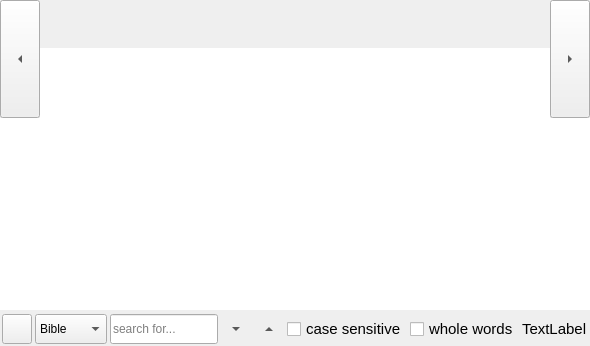
          <widget class="QFrame" name="bible_frame">
           <property name="sizePolicy">
            <sizepolicy hsizetype="Preferred" vsizetype="Preferred">
             <horstretch>0</horstretch>
             <verstretch>0</verstretch>
            </sizepolicy>
           </property>
           <property name="minimumSize">
            <size>
             <width>0</width>
             <height>0</height>
            </size>
           </property>
           <property name="maximumSize">
            <size>
             <width>16777215</width>
             <height>16777215</height>
            </size>
           </property>
           <property name="sizeIncrement">
            <size>
             <width>0</width>
             <height>0</height>
            </size>
           </property>
           <property name="baseSize">
            <size>
             <width>0</width>
             <height>0</height>
            </size>
           </property>
           <property name="contextMenuPolicy">
            <enum>Qt::CustomContextMenu</enum>
           </property>
           <property name="autoFillBackground">
            <bool>false</bool>
           </property>
           <property name="frameShape">
            <enum>QFrame::NoFrame</enum>
           </property>
           <property name="frameShadow">
            <enum>QFrame::Plain</enum>
           </property>
           <property name="lineWidth">
            <number>0</number>
           </property>
           <property name="midLineWidth">
            <number>0</number>
           </property>
           <layout class="QVBoxLayout" name="verticalLayout_8">
            <property name="spacing">
             <number>0</number>
            </property>
            <property name="leftMargin">
             <number>0</number>
            </property>
            <property name="topMargin">
             <number>0</number>
            </property>
            <property name="rightMargin">
             <number>0</number>
            </property>
            <property name="bottomMargin">
             <number>0</number>
            </property>
            <item>
             <widget class="QSplitter" name="splitter_bibleframe">
              <property name="sizePolicy">
               <sizepolicy hsizetype="Expanding" vsizetype="Preferred">
                <horstretch>0</horstretch>
                <verstretch>0</verstretch>
               </sizepolicy>
              </property>
              <property name="orientation">
               <enum>Qt::Vertical</enum>
              </property>
              <property name="handleWidth">
               <number>0</number>
              </property>
              <property name="childrenCollapsible">
               <bool>true</bool>
              </property>
              <widget class="QFrame" name="booktitle_frame">
               <property name="maximumSize">
                <size>
                 <width>16777215</width>
                 <height>120</height>
                </size>
               </property>
               <property name="frameShape">
                <enum>QFrame::NoFrame</enum>
               </property>
               <property name="frameShadow">
                <enum>QFrame::Raised</enum>
               </property>
               <property name="lineWidth">
                <number>0</number>
               </property>
               <layout class="QGridLayout" name="gridLayout_3">
                <property name="leftMargin">
                 <number>0</number>
                </property>
                <property name="topMargin">
                 <number>0</number>
                </property>
                <property name="rightMargin">
                 <number>0</number>
                </property>
                <property name="bottomMargin">
                 <number>0</number>
                </property>
                <property name="spacing">
                 <number>0</number>
                </property>
                <item row="0" column="0" rowspan="2">
                 <widget class="QToolButton" name="btn_prev_chap">
                  <property name="sizePolicy">
                   <sizepolicy hsizetype="Fixed" vsizetype="Preferred">
                    <horstretch>0</horstretch>
                    <verstretch>0</verstretch>
                   </sizepolicy>
                  </property>
                  <property name="minimumSize">
                   <size>
                    <width>40</width>
                    <height>30</height>
                   </size>
                  </property>
                  <property name="autoFillBackground">
                   <bool>false</bool>
                  </property>
                  <property name="text">
                   <string>...</string>
                  </property>
                  <property name="checkable">
                   <bool>false</bool>
                  </property>
                  <property name="toolButtonStyle">
                   <enum>Qt::ToolButtonIconOnly</enum>
                  </property>
                  <property name="autoRaise">
                   <bool>false</bool>
                  </property>
                  <property name="arrowType">
                   <enum>Qt::LeftArrow</enum>
                  </property>
                 </widget>
                </item>
                <item row="0" column="1">
                 <widget class="QPushButton" name="btn_book_title">
                  <property name="sizePolicy">
                   <sizepolicy hsizetype="Preferred" vsizetype="Fixed">
                    <horstretch>0</horstretch>
                    <verstretch>0</verstretch>
                   </sizepolicy>
                  </property>
                  <property name="minimumSize">
                   <size>
                    <width>100</width>
                    <height>48</height>
                   </size>
                  </property>
                  <property name="maximumSize">
                   <size>
                    <width>16777215</width>
                    <height>50</height>
                   </size>
                  </property>
                  <property name="cursor">
                   <cursorShape>PointingHandCursor</cursorShape>
                  </property>
                  <property name="focusPolicy">
                   <enum>Qt::NoFocus</enum>
                  </property>
                  <property name="contextMenuPolicy">
                   <enum>Qt::PreventContextMenu</enum>
                  </property>
                  <property name="text">
                   <string notr="true"/>
                  </property>
                  <property name="default">
                   <bool>false</bool>
                  </property>
                  <property name="flat">
                   <bool>true</bool>
                  </property>
                 </widget>
                </item>
                <item row="0" column="2" rowspan="2">
                 <widget class="QToolButton" name="btn_next_chap">
                  <property name="sizePolicy">
                   <sizepolicy hsizetype="Fixed" vsizetype="Preferred">
                    <horstretch>0</horstretch>
                    <verstretch>0</verstretch>
                   </sizepolicy>
                  </property>
                  <property name="minimumSize">
                   <size>
                    <width>40</width>
                    <height>30</height>
                   </size>
                  </property>
                  <property name="text">
                   <string>...</string>
                  </property>
                  <property name="arrowType">
                   <enum>Qt::RightArrow</enum>
                  </property>
                 </widget>
                </item>
                <item row="1" column="1">
                 <widget class="QListWidget" name="lw_chapters">
                  <property name="minimumSize">
                   <size>
                    <width>30</width>
                    <height>30</height>
                   </size>
                  </property>
                  <property name="maximumSize">
                   <size>
                    <width>16777215</width>
                    <height>70</height>
                   </size>
                  </property>
                  <property name="font">
                   <font>
                    <italic>false</italic>
                    <bold>false</bold>
                    <underline>false</underline>
                    <strikeout>false</strikeout>
                    <kerning>true</kerning>
                   </font>
                  </property>
                  <property name="contextMenuPolicy">
                   <enum>Qt::PreventContextMenu</enum>
                  </property>
                  <property name="autoFillBackground">
                   <bool>false</bool>
                  </property>
                  <property name="frameShape">
                   <enum>QFrame::NoFrame</enum>
                  </property>
                  <property name="frameShadow">
                   <enum>QFrame::Plain</enum>
                  </property>
                  <property name="lineWidth">
                   <number>0</number>
                  </property>
                  <property name="verticalScrollBarPolicy">
                   <enum>Qt::ScrollBarAsNeeded</enum>
                  </property>
                  <property name="horizontalScrollBarPolicy">
                   <enum>Qt::ScrollBarAlwaysOff</enum>
                  </property>
                  <property name="sizeAdjustPolicy">
                   <enum>QAbstractScrollArea::AdjustIgnored</enum>
                  </property>
                  <property name="editTriggers">
                   <set>QAbstractItemView::NoEditTriggers</set>
                  </property>
                  <property name="showDropIndicator" stdset="0">
                   <bool>false</bool>
                  </property>
                  <property name="dragEnabled">
                   <bool>false</bool>
                  </property>
                  <property name="dragDropMode">
                   <enum>QAbstractItemView::NoDragDrop</enum>
                  </property>
                  <property name="defaultDropAction">
                   <enum>Qt::IgnoreAction</enum>
                  </property>
                  <property name="selectionMode">
                   <enum>QAbstractItemView::ExtendedSelection</enum>
                  </property>
                  <property name="flow">
                   <enum>QListView::LeftToRight</enum>
                  </property>
                  <property name="isWrapping" stdset="0">
                   <bool>true</bool>
                  </property>
                  <property name="resizeMode">
                   <enum>QListView::Adjust</enum>
                  </property>
                  <property name="spacing">
                   <number>1</number>
                  </property>
                  <property name="viewMode">
                   <enum>QListView::ListMode</enum>
                  </property>
                  <property name="wordWrap">
                   <bool>true</bool>
                  </property>
                  <property name="selectionRectVisible">
                   <bool>false</bool>
                  </property>
                  <property name="itemAlignment">
                   <set>Qt::AlignCenter</set>
                  </property>
                 </widget>
                </item>
               </layout>
              </widget>
              <widget class="QTextBrowser" name="tb_scriptures">
               <property name="enabled">
                <bool>true</bool>
               </property>
               <property name="sizePolicy">
                <sizepolicy hsizetype="Expanding" vsizetype="Expanding">
                 <horstretch>0</horstretch>
                 <verstretch>0</verstretch>
                </sizepolicy>
               </property>
               <property name="contextMenuPolicy">
                <enum>Qt::NoContextMenu</enum>
               </property>
               <property name="acceptDrops">
                <bool>false</bool>
               </property>
               <property name="toolTip">
                <string notr="true"/>
               </property>
               <property name="inputMethodHints">
                <set>Qt::ImhNone</set>
               </property>
               <property name="frameShape">
                <enum>QFrame::NoFrame</enum>
               </property>
               <property name="frameShadow">
                <enum>QFrame::Plain</enum>
               </property>
               <property name="lineWidth">
                <number>0</number>
               </property>
               <property name="verticalScrollBarPolicy">
                <enum>Qt::ScrollBarAsNeeded</enum>
               </property>
               <property name="horizontalScrollBarPolicy">
                <enum>Qt::ScrollBarAlwaysOff</enum>
               </property>
               <property name="html">
                <string notr="true">&lt;!DOCTYPE HTML PUBLIC &quot;-//W3C//DTD HTML 4.0//EN&quot; &quot;http://www.w3.org/TR/REC-html40/strict.dtd&quot;&gt;
&lt;html&gt;&lt;head&gt;&lt;meta name=&quot;qrichtext&quot; content=&quot;1&quot; /&gt;&lt;meta charset=&quot;utf-8&quot; /&gt;&lt;style type=&quot;text/css&quot;&gt;
p, li { white-space: pre-wrap; }
hr { height: 1px; border-width: 0; }
&lt;/style&gt;&lt;/head&gt;&lt;body style=&quot; font-family:'Bitstream Vera Sans'; font-size:12pt; font-weight:400; font-style:normal;&quot;&gt;
&lt;p style=&quot;-qt-paragraph-type:empty; margin-top:0px; margin-bottom:0px; margin-left:0px; margin-right:0px; -qt-block-indent:0; text-indent:0px;&quot;&gt;&lt;br /&gt;&lt;/p&gt;&lt;/body&gt;&lt;/html&gt;</string>
               </property>
               <property name="openLinks">
                <bool>false</bool>
               </property>
              </widget>
             </widget>
            </item>
            <item>
             <widget class="QFrame" name="frame_find">
              <property name="enabled">
               <bool>true</bool>
              </property>
              <property name="sizePolicy">
               <sizepolicy hsizetype="Preferred" vsizetype="Fixed">
                <horstretch>0</horstretch>
                <verstretch>0</verstretch>
               </sizepolicy>
              </property>
              <property name="minimumSize">
               <size>
                <width>0</width>
                <height>36</height>
               </size>
              </property>
              <property name="maximumSize">
               <size>
                <width>16777215</width>
                <height>36</height>
               </size>
              </property>
              <property name="autoFillBackground">
               <bool>false</bool>
              </property>
              <property name="styleSheet">
               <string notr="true"/>
              </property>
              <property name="frameShape">
               <enum>QFrame::NoFrame</enum>
              </property>
              <property name="frameShadow">
               <enum>QFrame::Plain</enum>
              </property>
              <property name="lineWidth">
               <number>0</number>
              </property>
              <layout class="QHBoxLayout" name="horizontalLayout_4">
               <property name="spacing">
                <number>3</number>
               </property>
               <property name="leftMargin">
                <number>2</number>
               </property>
               <property name="topMargin">
                <number>3</number>
               </property>
               <property name="rightMargin">
                <number>3</number>
               </property>
               <property name="bottomMargin">
                <number>1</number>
               </property>
               <item>
                <widget class="QToolButton" name="btn_find_close">
                 <property name="sizePolicy">
                  <sizepolicy hsizetype="Preferred" vsizetype="Preferred">
                   <horstretch>0</horstretch>
                   <verstretch>0</verstretch>
                  </sizepolicy>
                 </property>
                 <property name="minimumSize">
                  <size>
                   <width>30</width>
                   <height>30</height>
                  </size>
                 </property>
                 <property name="maximumSize">
                  <size>
                   <width>30</width>
                   <height>30</height>
                  </size>
                 </property>
                 <property name="text">
                  <string notr="true"/>
                 </property>
                 <property name="icon">
                  <iconset resource="soulanchor.qrc">
                   <normaloff>:/data/img/window-close.png</normaloff>:/data/img/window-close.png</iconset>
                 </property>
                 <property name="autoRaise">
                  <bool>false</bool>
                 </property>
                </widget>
               </item>
               <item>
                <widget class="QComboBox" name="cb_find_loc">
                 <property name="sizePolicy">
                  <sizepolicy hsizetype="Preferred" vsizetype="Preferred">
                   <horstretch>0</horstretch>
                   <verstretch>0</verstretch>
                  </sizepolicy>
                 </property>
                 <property name="minimumSize">
                  <size>
                   <width>50</width>
                   <height>30</height>
                  </size>
                 </property>
                 <property name="maximumSize">
                  <size>
                   <width>100</width>
                   <height>30</height>
                  </size>
                 </property>
                 <item>
                  <property name="text">
                   <string>Bible</string>
                  </property>
                 </item>
                 <item>
                  <property name="text">
                   <string notr="true">Info</string>
                  </property>
                 </item>
                 <item>
                  <property name="text">
                   <string notr="true">Strongs</string>
                  </property>
                 </item>
                </widget>
               </item>
               <item>
                <widget class="QLineEdit" name="lineEdit_find">
                 <property name="sizePolicy">
                  <sizepolicy hsizetype="Expanding" vsizetype="Preferred">
                   <horstretch>0</horstretch>
                   <verstretch>0</verstretch>
                  </sizepolicy>
                 </property>
                 <property name="minimumSize">
                  <size>
                   <width>70</width>
                   <height>30</height>
                  </size>
                 </property>
                 <property name="maximumSize">
                  <size>
                   <width>300</width>
                   <height>30</height>
                  </size>
                 </property>
                 <property name="focusPolicy">
                  <enum>Qt::StrongFocus</enum>
                 </property>
                 <property name="toolTip">
                  <string>enter/return to highlight all results</string>
                 </property>
                 <property name="placeholderText">
                  <string>search for...</string>
                 </property>
                 <property name="clearButtonEnabled">
                  <bool>true</bool>
                 </property>
                </widget>
               </item>
               <item>
                <widget class="QToolButton" name="btn_find_next">
                 <property name="sizePolicy">
                  <sizepolicy hsizetype="Fixed" vsizetype="Preferred">
                   <horstretch>0</horstretch>
                   <verstretch>0</verstretch>
                  </sizepolicy>
                 </property>
                 <property name="minimumSize">
                  <size>
                   <width>30</width>
                   <height>24</height>
                  </size>
                 </property>
                 <property name="maximumSize">
                  <size>
                   <width>30</width>
                   <height>16777215</height>
                  </size>
                 </property>
                 <property name="toolTip">
                  <string>find next - F3</string>
                 </property>
                 <property name="text">
                  <string notr="true"/>
                 </property>
                 <property name="shortcut">
                  <string notr="true"/>
                 </property>
                 <property name="autoRaise">
                  <bool>true</bool>
                 </property>
                 <property name="arrowType">
                  <enum>Qt::DownArrow</enum>
                 </property>
                </widget>
               </item>
               <item>
                <widget class="QToolButton" name="btn_find_prev">
                 <property name="sizePolicy">
                  <sizepolicy hsizetype="Fixed" vsizetype="Preferred">
                   <horstretch>0</horstretch>
                   <verstretch>0</verstretch>
                  </sizepolicy>
                 </property>
                 <property name="minimumSize">
                  <size>
                   <width>30</width>
                   <height>24</height>
                  </size>
                 </property>
                 <property name="maximumSize">
                  <size>
                   <width>30</width>
                   <height>16777215</height>
                  </size>
                 </property>
                 <property name="toolTip">
                  <string>find previous - F2</string>
                 </property>
                 <property name="text">
                  <string notr="true"/>
                 </property>
                 <property name="shortcut">
                  <string notr="true"/>
                 </property>
                 <property name="autoRaise">
                  <bool>true</bool>
                 </property>
                 <property name="arrowType">
                  <enum>Qt::UpArrow</enum>
                 </property>
                </widget>
               </item>
               <item>
                <widget class="QCheckBox" name="chkBox_find_case">
                 <property name="sizePolicy">
                  <sizepolicy hsizetype="Preferred" vsizetype="Preferred">
                   <horstretch>0</horstretch>
                   <verstretch>0</verstretch>
                  </sizepolicy>
                 </property>
                 <property name="minimumSize">
                  <size>
                   <width>30</width>
                   <height>27</height>
                  </size>
                 </property>
                 <property name="maximumSize">
                  <size>
                   <width>180</width>
                   <height>16777215</height>
                  </size>
                 </property>
                 <property name="font">
                  <font>
                   <pointsize>11</pointsize>
                  </font>
                 </property>
                 <property name="text">
                  <string>case sensitive</string>
                 </property>
                </widget>
               </item>
               <item>
                <widget class="QCheckBox" name="chkBox_find_whole">
                 <property name="sizePolicy">
                  <sizepolicy hsizetype="Preferred" vsizetype="Preferred">
                   <horstretch>0</horstretch>
                   <verstretch>0</verstretch>
                  </sizepolicy>
                 </property>
                 <property name="minimumSize">
                  <size>
                   <width>30</width>
                   <height>27</height>
                  </size>
                 </property>
                 <property name="maximumSize">
                  <size>
                   <width>160</width>
                   <height>16777215</height>
                  </size>
                 </property>
                 <property name="font">
                  <font>
                   <pointsize>11</pointsize>
                  </font>
                 </property>
                 <property name="text">
                  <string>whole words</string>
                 </property>
                </widget>
               </item>
               <item>
                <widget class="QLabel" name="label_find_sum">
                 <property name="sizePolicy">
                  <sizepolicy hsizetype="Preferred" vsizetype="Preferred">
                   <horstretch>0</horstretch>
                   <verstretch>0</verstretch>
                  </sizepolicy>
                 </property>
                 <property name="minimumSize">
                  <size>
                   <width>30</width>
                   <height>27</height>
                  </size>
                 </property>
                 <property name="maximumSize">
                  <size>
                   <width>16777215</width>
                   <height>16777215</height>
                  </size>
                 </property>
                 <property name="font">
                  <font>
                   <pointsize>11</pointsize>
                  </font>
                 </property>
                 <property name="styleSheet">
                  <string notr="true"/>
                 </property>
                 <property name="frameShape">
                  <enum>QFrame::NoFrame</enum>
                 </property>
                 <property name="text">
                  <string notr="true">TextLabel</string>
                 </property>
                </widget>
               </item>
              </layout>
             </widget>
            </item>
           </layout>
          </widget>
